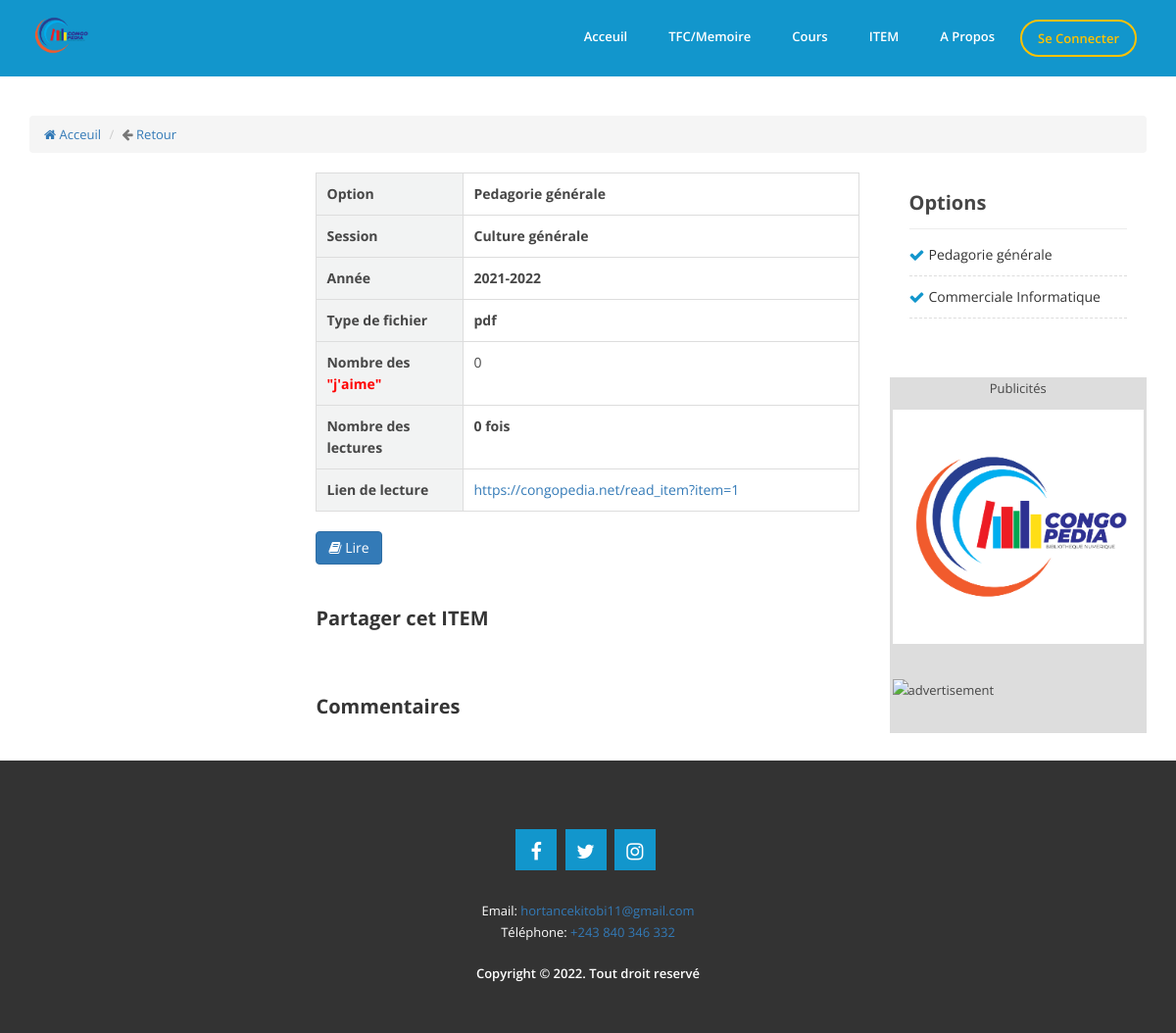
The page /detail_item?item=1 on the database its author committed.
### tables this page shows
CREATE TABLE `t_item` (
  `CodeItem` int(11) NOT NULL,
  `Fichier` text NOT NULL,
  `TypeFichier` varchar(50) NOT NULL,
  `CodeSession` int(11) NOT NULL,
  `Created_On` timestamp NOT NULL DEFAULT current_timestamp() ON UPDATE current_timestamp(),
  `CodeOption` int(11) NOT NULL,
  `CodeAnnee` int(11) NOT NULL,
  `CodeAdmin` int(11) DEFAULT NULL,
  `CodeCompte` int(11) DEFAULT NULL,
  `CodePropriete` int(11) NOT NULL,
  `Statut` int(11) NOT NULL,
  `Readed` int(11) NOT NULL,
  `Liked` int(11) NOT NULL
);

CREATE TABLE `t_option` (
  `CodeOption` int(11) NOT NULL,
  `Designation` varchar(250) NOT NULL,
  `option_slug` text NOT NULL,
  `Created_on` timestamp NOT NULL DEFAULT current_timestamp() ON UPDATE current_timestamp()
);

CREATE TABLE `t_session_exetat` (
  `CodeSession` int(11) NOT NULL,
  `Session` varchar(250) NOT NULL
);

CREATE TABLE `t_annee_academique` (
  `CodeAnnee` int(11) NOT NULL,
  `Annee` varchar(10) NOT NULL
);

### detail_item.php (called while the page is built, shortened)
<?php
include("includes/sessionclient.php");
include("includes/head.php");
include("includes/header.php");
include("container/detail_item.php");
include("includes/footer.php");
?>

### class/app.php (called while the page is built, shortened)
<?php
class App
{
    private $db_name, $db_user, $db_pass, $db_host, $pdo;
    public function __construct( $db_name = "congopedia", $db_user = "root", $db_pass = "", $db_host = 'localhost' )
    {
        $this->db_name = $db_name;
        $this->db_user = $db_user;
        $this->db_pass = $db_pass;
        $this->db_host = $db_host;
    }
    public function getPDO()
    {
        try {
            if ( $this->pdo === null ) {
                $pdo_ = new PDO( 'mysql:host=' . $this->db_host . '; port=3306; dbname=' . $this->db_name . ';charset=utf8', $this->db_user, $this->db_pass );
                $pdo_->setAttribute( PDO::ATTR_ERRMODE, PDO::ERRMODE_WARNING );
                $this->pdo = $pdo_;
            }
        } catch ( PDOException $ex ) {
            die( $ex->getMessage() );
        }
        return $this->pdo;
    }
    public function fetchPrepared( $statement )
    {
        $req = $this->getPDO()->prepare( $statement );
        $req->execute();
        return $req->fetchAll();
    }
    public function fetch( $statement )
    {
        $req = $this->getPDO()->query( $statement );
        $data = $req->fetch();
        return $data;
    }
}
$app=new App('congopedia');
?>

### container/detail_item.php (the view, shortened to what this page needs)
<?php
$item = $_GET['item'];
$sql = "SELECT * FROM t_item LEFT JOIN t_option
         ON t_item.CodeOption=t_option.CodeOption
         LEFT JOIN t_annee_academique
         ON t_item.CodeAnnee=t_annee_academique.CodeAnnee
         LEFT JOIN t_session_exetat
         ON t_item.CodeSession=t_session_exetat.CodeSession
        WHERE t_item.CodeItem = '$item'";
$req = $app->fetch($sql);
?>
<div class="single-channel">
    <div class="container">
        <nav aria-label="breadcrumb">
            <ol class="breadcrumb">
                <li class="breadcrumb-item"><a href="home"><i class="fa fa-home"></i> Acceuil</a></li>
                <li class="breadcrumb-item active" aria-current="page"><i class="fa fa-arrow-left"></i> <a href="<?php echo $_SERVER["HTTP_REFERER"]; ?>">Retour</a></li>
            </ol>
        </nav>
        <div class="row">
            <div class="col-md-9 col-sm-12 col-xs-12">
                <div class="row">
                    <div class="col-md-4">
                    </div>
                    <div class="col-md-8">
                        <div class="channel-text">
                            <div class="channel-text">
                                <div class="book-table">
                                    <div class="book-table-row">
                                        <div class="book-table-cell">Option</div>
                                        <div class="book-table-cell"><span style="font-weight: bold;"><?php echo $req['Designation'] ?></span>
                                        </div>
                                    </div>
                                    <div class="book-table-row">
                                        <div class="book-table-cell">Session</div>
                                        <div class="book-table-cell"><span style="font-weight: bold;"><?php if($req['Session']!=''){echo $req['Session'];}else{echo "<span style='color: red;'>-</span>";}  ?></span></div>
                                    </div>
                                    <div class="book-table-row">
                                        <div class="book-table-cell">Année</div>
                                        <div class="book-table-cell"><span style="font-weight: bold;"><?php if($req['Annee']!=''){echo $req['Annee'];}else{echo "<span style='color: red;'>-</span>";}  ?></span></div>
                                    </div>
                                    <div class="book-table-row">
                                        <div class="book-table-cell">Type de fichier</div>
                                        <div class="book-table-cell"><span style="font-weight: bold;"><?php if($req['TypeFichier']!=''){echo $req['TypeFichier'];}else{echo "<span style='color: red;'>-</span>";}  ?></span></div>
                                    </div>
                                    <div class="book-table-row">
                                        <div class="book-table-cell">Nombre des <span class="error">"j'aime"</span></div>
                                        <div class="book-table-cell">
                                            <?php if($req['Liked']!=''){echo $req['Liked'];}else{echo "<span style='color: red;'>-</span>";}  ?>
                                        </div>
                                    </div>
                                    <div class="book-table-row">
                                        <div class="book-table-cell">Nombre des lectures</div>
                                        <div class="book-table-cell">
                                            <span style="font-weight: bold;"><?php if($req['Readed']!=''){echo $req['Readed'].' fois';}else{echo "<span style='color: red;'>-</span>";}  ?></span>
                                        </div>
                                    </div>
                                    <div class="book-table-row">
                                        <div class="book-table-cell">Lien de lecture</div>
                                        <div class="book-table-cell"><a href="read_item?item=<?php echo $req['CodeItem'] ?>"
                                            >https://congopedia.net/read_item?item=<?php echo $req['CodeItem'] ?></a>
                                        </div>
                                    </div>
                                </div>
                                <div class="gap-small"></div>
                                <a class="btn btn-primary" href="read_item?item=<?php echo $req['CodeItem'] ?>"><i class="fa fa-book"></i> Lire</a>
                                <div class="gap-small"></div>
                                <h2>Partager cet ITEM</h2>
                                <div class="gap-small"></div>
                                <h2>Commentaires</h2>
                            </div>
                        </div>
                    </div>
                </div>
            </div>
            <div class="col-md-3 col-sm-12 col-xs-12">
                <div class="channel-categories">
                    <h2>Options</h2>
                    <ul>
                        <?php
                        $sql3 = "SELECT * FROM t_option";
                        $req = $app->fetchPrepared($sql3);
                        foreach ($req as $row){
                            ?>
                            <li><a href="item-by-option?slug=<?php echo $row['option_slug'] ?>"><?php echo $row['Designation'] ?></a></li>
                            <?php
                        }
                        ?>
                    </ul>
                </div>
                <div style="background-color: #ddd;">
                    <nav aria-label="breadcrumb" style="text-align: center">
                        Publicités
                    </nav>
                    <div class="sidebar-adv" style="padding: 11px 3px 3px 3px;">
                        <a href="#"><img src="image/cp.png" alt="advertisement"></a>
                    </div>
                    <div class="sidebar-adv" style="padding: 3px;">
                        <img src="image/isig.jpg" alt="advertisement">
                    </div>
                </div>
            </div>
        </div>
    </div>
</div>

### assets/css/style.css (style rules this page uses)
* { margin: 0; padding: 0; border: 0; outline: none; }
html { overflow-x: hidden; -webkit-font-smoothing: antialiased; -webkit-text-size-adjust: 100%; -ms-text-size-adjust: 100%; }
html a { -webkit-font-smoothing: antialiased; -webkit-text-size-adjust: 100%; -ms-text-size-adjust: 100%; }
body { font-family: "Open Sans", sans-serif; font-size: 13px; color: #464646; overflow: hidden; line-height: 22px; overflow-x: hidden; background: #333; }
.error, .error p { color: red; overflow: hidden; margin-bottom: 0px; }
a { text-decoration: none !important; cursor: pointer; }
a:link, a:visited { transition: all 0.2s ease-out 0s; -webkit-transition: all 0.2s ease-out 0s; -moz-transition: all 0.2s ease-out 0s; }
h1, h2, h3, h4, h5, h6 { margin-top: 0; color: #353535; }
.gap-small { width: 100%; height: 20px; clear: both; }
img { border: 0; outline: none; }
.single-channel { background: #fff; padding-top: 40px; padding-bottom: 20px; }
.channel-text { background: #fff; }
.channel-categories h2 { border-bottom: 1px solid #ececec; color: #464646; font-size: 20px; font-weight: 700; margin-bottom: 5px; padding-bottom: 15px; text-align: left!important; text-transform: none!important; }
.channel-categories ul { padding-top: 10px; }
.channel-categories ul li { list-style-type: none; margin-bottom: 10px; position: relative; padding-left: 20px; padding-bottom: 10px; border-bottom: 1px dashed #ddd; text-align: left!important; }
.channel-categories ul li:before { content: '\f00c'; position: absolute; top: 0; left: 0; font-family: 'FontAwesome'; font-size: 16px; color: #1296CC; }
.channel-categories ul li a { color: #333; font-size: 14px; }
.channel-text h2 { font-size: 20px; line-height: 1.5; font-weight: 700; margin: 20px 0; }
.channel-categories { background: #fff none repeat scroll 0 0; display: inline-block; padding: 20px; width: 100%; margin-bottom: 30px; }
.sidebar-adv img { width: 100%; height: auto; margin-bottom: 30px; }
.book-table { display: table; width: 100%; border: 1px solid #ddd; border-collapse: collapse; }
.book-table-row { display: table-row; }
.book-table-cell { display: table-cell; border: 1px solid #ddd; border-collapse: collapse; padding: 10px; vertical-align: top; font-size: 14px; }
.book-table-cell:nth-of-type(1) { width: 150px; font-weight: bold; background: #f2f3f3; }
:root { --input-padding-x: .75rem; --input-padding-y: .75rem; }

### assets/css/responsive.css (style rules this page uses)
* { margin: 0; padding: 0; border: 0; outline: none; }

### rows shown on the page
t_item: t_option.Designation "Pedagorie générale", t_session_exetat.Session "Culture générale", t_annee_academique.Annee "2021-2022", TypeFichier "pdf", Liked "0", Readed "0", CodeItem "1"
t_option: Designation "Pedagorie générale"
t_option: Designation "Commerciale Informatique"
